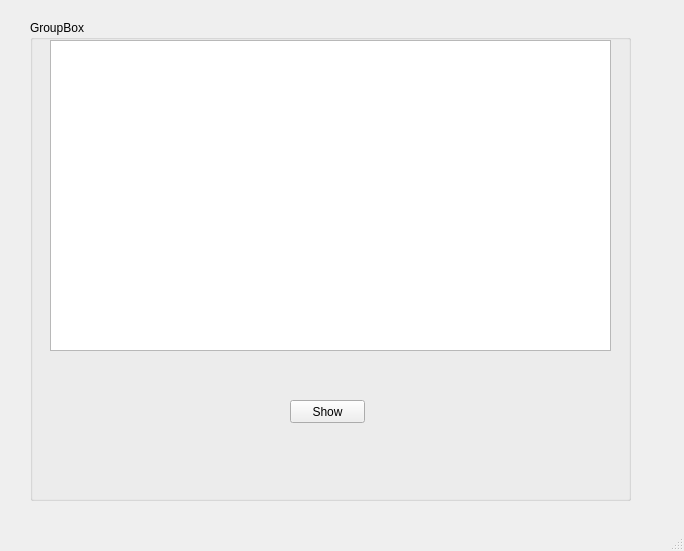
<?xml version="1.0" encoding="UTF-8"?>
<ui version="4.0">
 <class>MainWindow</class>
 <widget class="QMainWindow" name="MainWindow">
  <property name="geometry">
   <rect>
    <x>0</x>
    <y>0</y>
    <width>684</width>
    <height>551</height>
   </rect>
  </property>
  <property name="windowTitle">
   <string>MainWindow</string>
  </property>
  <widget class="QWidget" name="centralwidget">
   <widget class="QGroupBox" name="groupBox">
    <property name="geometry">
     <rect>
      <x>30</x>
      <y>20</y>
      <width>601</width>
      <height>481</height>
     </rect>
    </property>
    <property name="title">
     <string>GroupBox</string>
    </property>
    <widget class="QTableWidget" name="tableWidget">
     <property name="geometry">
      <rect>
       <x>20</x>
       <y>20</y>
       <width>561</width>
       <height>311</height>
      </rect>
     </property>
    </widget>
    <widget class="QPushButton" name="btnShow">
     <property name="geometry">
      <rect>
       <x>260</x>
       <y>380</y>
       <width>75</width>
       <height>23</height>
      </rect>
     </property>
     <property name="text">
      <string>Show</string>
     </property>
    </widget>
   </widget>
  </widget>
  <widget class="QMenuBar" name="menubar">
   <property name="geometry">
    <rect>
     <x>0</x>
     <y>0</y>
     <width>684</width>
     <height>21</height>
    </rect>
   </property>
  </widget>
  <widget class="QStatusBar" name="statusbar"/>
 </widget>
 <resources/>
 <connections/>
 <slots>
  <slot>CellClicked()</slot>
 </slots>
</ui>
